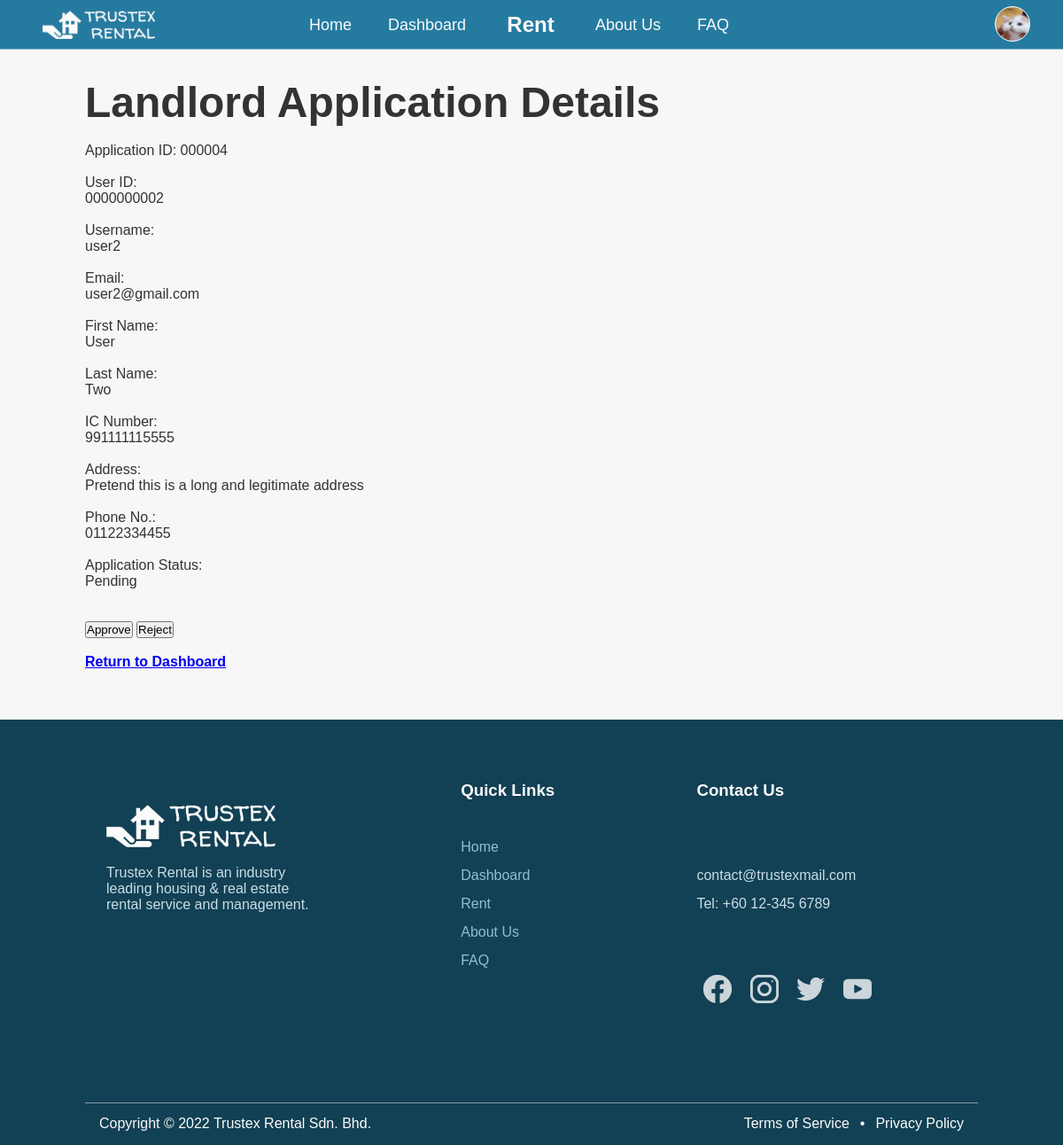
The page /application-details.php?id=4 (signed in) on the database its author committed.
### tables this page shows
CREATE TABLE `applications` (
  `applicationID` int(6) NOT NULL,
  `userID` int(10) NOT NULL,
  `userFName` varchar(32) NOT NULL,
  `userLName` varchar(32) NOT NULL,
  `userIC` varchar(12) NOT NULL,
  `userAddress` varchar(512) NOT NULL,
  `userPhoneNo` varchar(12) NOT NULL,
  `applicationStatus` varchar(32) NOT NULL DEFAULT 'Pending',
  `administratorID` int(4) DEFAULT NULL
);

CREATE TABLE `user` (
  `userID` int(10) NOT NULL,
  `userName` varchar(32) NOT NULL,
  `userEmail` varchar(256) NOT NULL,
  `userPassword` varchar(256) NOT NULL,
  `userType` char(1) NOT NULL DEFAULT 'T',
  `userFName` varchar(32) NOT NULL,
  `userLName` varchar(32) NOT NULL,
  `userIC` varchar(12) NOT NULL,
  `userGender` char(1) NOT NULL,
  `userAddress` varchar(512) NOT NULL,
  `userPhoneNo` varchar(12) NOT NULL
);

### application-details.php (the view, shortened to what this page needs)
<?php
  if ($_SESSION['userType'] == 'A') {
    include("dbconnect.php");
    $sql_app = "SELECT * FROM applications WHERE applicationID = '".$_GET['id']."'";
    $result_app = mysqli_query($connect, $sql_app) or die ("Error: ".mysqli_error($connect));
    $applicant = mysqli_fetch_assoc($result_app);
    $sql_user = "SELECT userName, userEmail FROM user WHERE userID = '".$applicant["userID"]."'";
    $result_user = mysqli_query($connect, $sql_user) or die ("Error: ".mysqli_error($connect));
    $applicant_user = mysqli_fetch_assoc($result_user);
    $applicantid = $applicant["applicationID"];
    $userid = $applicant["userID"];
    $username = $applicant_user["userName"];
    $email = $applicant_user["userEmail"];
    $firstname = $applicant["userFName"];
    $lastname = $applicant["userLName"];
    $ic = $applicant["userIC"];
    $address = $applicant["userAddress"];
    $phoneno = $applicant["userPhoneNo"];
    $status = $applicant["applicationStatus"];
?>
<!DOCTYPE html>
<html>
  <body id="application-form">
    <div class="default-container container-margin">
      <h1>Landlord Application Details</h1><br>
      <p>Application ID: <?php echo sprintf('%06d', $applicantid) ?></p><br>
      <label>User ID: </label><br>
      <p><?php echo sprintf('%010d', $userid) ?></p><br>
      <label>Username: </label><br>
      <p><?php echo $username ?></p><br>
      <label>Email: </label><br>
      <p><?php echo $email ?></p><br>
      <label>First Name: </label><br>
      <p><?php echo $firstname ?></p><br>
      <label>Last Name: </label><br>
      <p><?php echo $lastname ?></p><br>
      <label>IC Number: </label><br>
      <p><?php echo $ic ?></p><br>
      <label>Address: </label><br>
      <p><?php echo $address ?></p><br>
      <label>Phone No.: </label><br>
      <p><?php echo $phoneno ?></p><br>
      <label>Application Status: </label><br>
      <p><?php echo $status ?></p><br>
      <br>
      <form method="POST" action="application-result.php">
        <input type="submit" name="approve" value="Approve">
        <input type="submit" name="reject" value="Reject">
      </form><br>
      <a href="dashboard.php"><h4>Return to Dashboard</h4></a>
    </div>
  </body>
</html>
<?php
  } else {
    header("Location: dashboard.php");
  }
?>

### styles/style.css (style rules this page uses)
* { margin: 0; padding: 0; box-sizing: border-box; visibility: visible !important; }
html { color: #000000; background-color: #f7f7f7; font-family: Helvetica, Arial, sans-serif; max-width: 100%; overflow-x: hidden; scroll-behavior: smooth; }
body { height: max-content; position: relative; }
header { width: 100%; z-index: 999999; background-color: #257b9f; overflow: hidden; position: fixed; height: 56px; border-bottom: solid 1px rgba(251, 251, 251, 0.5); }
footer { height: 480px; background-color: #124054; color: #fbfbfb; }
#logo { position: absolute; padding: 12px 0px 12px 0px; left: 16vw; text-decoration: none; list-style: none; z-index: 999999; }
.propic-container { overflow: hidden; border-radius: 50%; margin: auto; display: flex; align-items: center; justify-content: center }
.profile-pic { display: inline; margin: 0 auto; height: 100%; width: 100%; object-fit: cover; background-color: #257b9f20; }
.propic-icon-container { top: 0; position: absolute; margin: 8px 0px 8px 0px; right: 16vw; list-style: none; cursor: pointer; width: 38px; height: 38px; outline: 1px solid #fbfbfb; }
.propic-icon { background-color: #fbfbfb; }
.nav-links { height: max-content; color: #fbfbfb; font-size: 18px; text-align: center; text-decoration: none; right: 14px; position: relative; }
.nav-links a:not(.user-menu a) { color: #fbfbfb; text-decoration: none; transition: 0.2s cubic-bezier(0.25, 0.46, 0.45, 0.94); }
.nav-links li { display: inline-flex; display: relative; vertical-align: middle; line-height: 36px; border-bottom: solid 4px transparent; }
.nav-link { padding: 0px 16px 0px 16px; margin: 10px 2px 8px 2px; display: relative; border-radius: 500em; }
.rent-nav { font-size: 24px; font-weight: bold; width: 96px; -webkit-transition: width 0.5s ease-in-out; -moz-transition: width 0.5s ease-in-out; -o-transition: width 0.5s ease-in-out; transition: width 0.5s ease-in-out; }
::placeholder { color: #cccccc; opacity: 1; transition: 0.2s cubic-bezier(0.25, 0.46, 0.45, 0.94); }
.footer-content { height: 100%; }
#bottom-text { position: relative; display: inline-flex; width: 100%; height: 46px; line-height: 46px; font-style: normal; }
#bottom-copyright { margin: 0 auto auto 16px; }
#bottom-links { position: relative; display: inline-flex; color: #fbfbfb; text-decoration: none; margin: 0 16px auto auto; }
#bottom-links p { margin-left: 1vw; }
#bottom-text :last-child a { color: #fbfbfb; text-decoration: none; }
#footer-sections { width: 100%; height: 90%; display: flex; justify-content: space-between; }
#logo-footer { position: relative; padding: 96px 2vw 0px 2vw; width: auto; }
#logo-footer img { position: relative; }
#logo-footer p { width: 240px; top: 1rem; position: relative; color: #c9dee7; }
#quick-links { font-size: 16px; line-height: 32px; position: relative; padding: 64px 2vw 64px 2vw; width: auto; }
#quick-links li { list-style: none; }
.footer-link { color: #92bdcf; text-decoration: none; transition: 0.2s cubic-bezier(0.25, 0.46, 0.45, 0.94); }
#socials { position: relative; font-size: 16px; line-height: 32px; padding: 64px 0 64px 2vw; width: auto; }
#socials p { color: #c9dee7; }
.link-box { display: inline-block; text-align: center; }
.link-box a > i { height: 32px; }
.link-icon { padding: 8px; opacity: 0.8; transition: 0.2s cubic-bezier(0.25, 0.46, 0.45, 0.94); }
.link-icon > i { display: inline-block; }
.icon-facebook i { content: url("../assets/icons/icon-facebook.png"); }
.icon-instagram i { content: url("../assets/icons/icon-instagram.png"); }
.icon-twitter i { content: url("../assets/icons/icon-twitter.png"); }
.icon-youtube i { content: url("../assets/icons/icon-youtube.png"); }
footer hr { background-color: #fbfbfb; height: 1px; border: 0; opacity: 0.5; }
.container-margin { margin: 0 16vw; }
.default-container { padding: 56px 0; color: #333333; height: max-content; min-height: 100vh; }
.default-container h1, .property-container h1 { font-size: 3rem; padding: 2rem 0 0; width: 100%; }
@media only screen and (max-width: 75em) { #logo { left: 4vw; } }
@media only screen and (max-width: 75em) { #login, .propic-icon-container, .user-menu { right: 2vw; } }
@media only screen and (max-width: 75em) { .container-margin { margin-left: 8vw; margin-right: 8vw; } }

### rows shown on the page
applications: applicationID "000004", userID "0000000002", userFName "User", userLName "Two", userIC "991111115555", userAddress "Pretend this is a long and legitimate address", userPhoneNo "01122334455", applicationStatus "Pending"
user: userName "user2", userEmail "user2@gmail.com"
